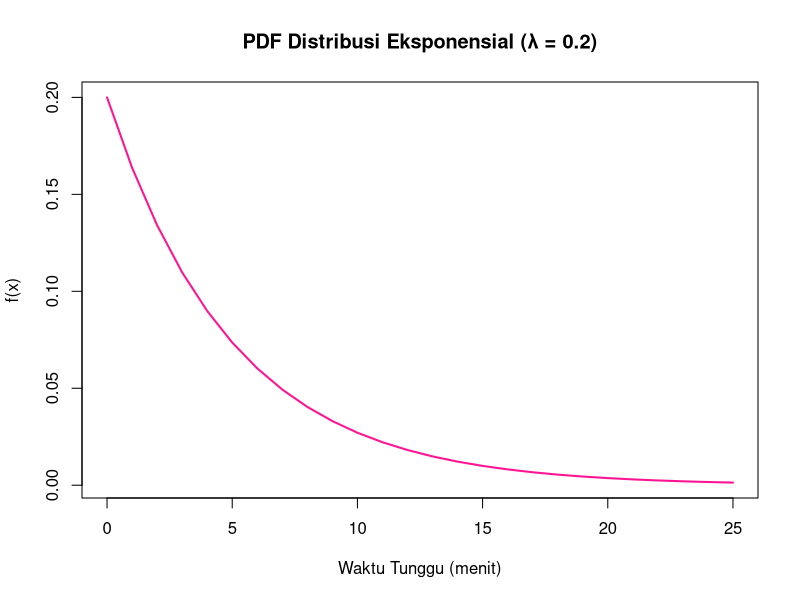
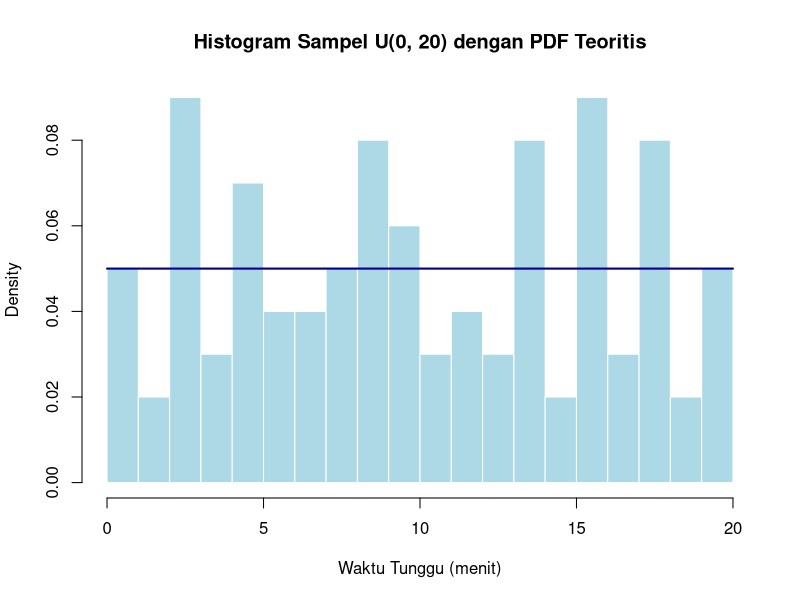
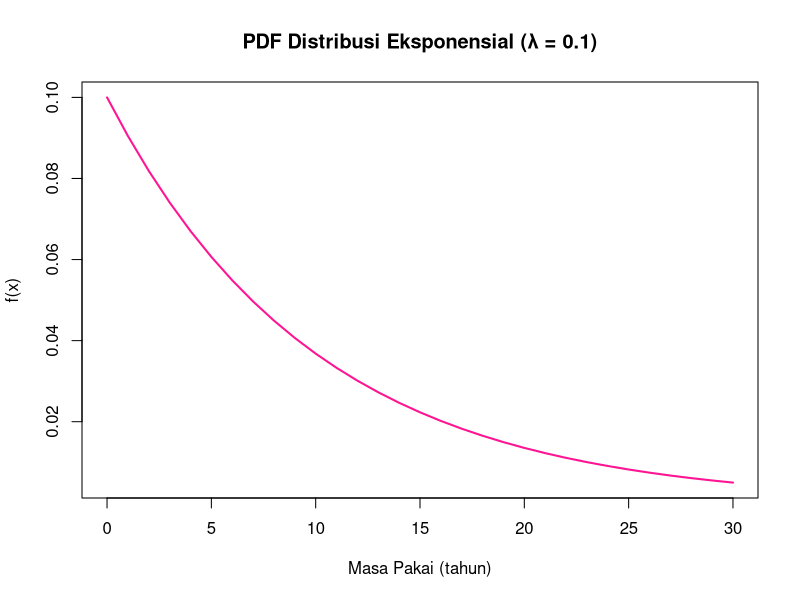
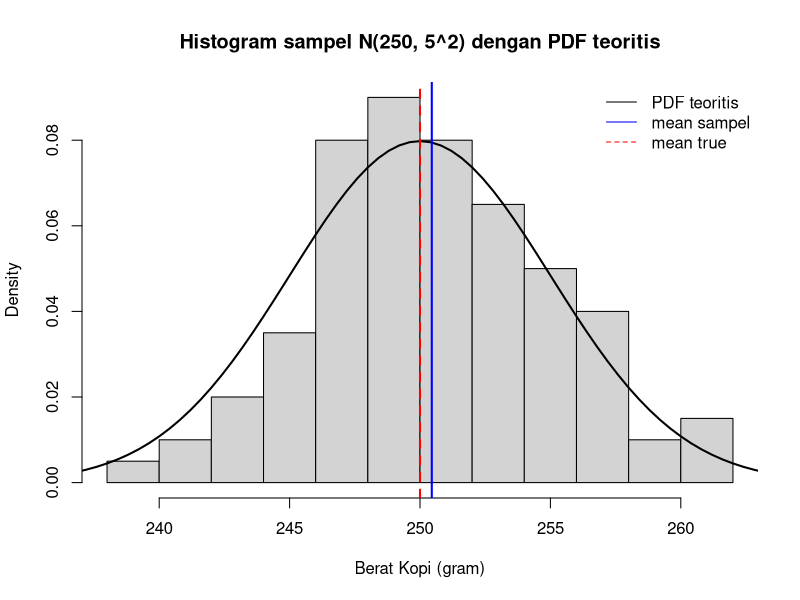

Here is the R script that generated these plots, in order:
# 1. Rata-rata waktu tunggu mu = 5 menit. Berapa peluang P(X > 5)?

#Diketahui:
mu <- 5
lambda <- 1/mu

#Eksponensial dengan lambda = 0.2 
pexp(5, rate = lambda, lower.tail = FALSE)

# Plot Grafik PDF Distribusi Eksponensial
x_dexp <- seq(0, 25, by=1)
y_dexp <- dexp(x_dexp, rate = lambda)

plot(x_dexp, y_dexp, type = "l", col = "deeppink", lwd = 2,
     main = "PDF Distribusi Eksponensial (λ = 0.2)",
     xlab = "Waktu Tunggu (menit)", ylab = "f(x)")

#2. Kereta komuter tiba di stasiun secara acak antara pukul 07.00 hingga 07.20 (interval 20 menit). 
#   Berapakah ragam (varians) waktu tunggu penumpang?

# Uniform dengan interval [0, 20]
# Diketahui:
a <- 0
b <- 20  

# Varians Teoritis (Jawaban Soal Sebenarnya)
varians <- ((b - a)^2) / 12
varians

# Simulasi Sampel
set.seed(123)
n <- 100
x <- runif(n, min = a, max = b)

# Plot: histogram sampel + overlay PDF teoritis
hist(x, breaks = 15, probability = TRUE,
     main = "Histogram Sampel U(0, 20) dengan PDF Teoritis",
     xlab = "Waktu Tunggu (menit)", col = "lightblue", border = "white")
curve(dunif(x, min = a, max = b), from = a, to = b, add = TRUE, col = "darkblue", lwd = 2)

# 3. Masa pakai sensor suhu memiliki rata-rata mu = 10 tahun. 
#    Berapa peluang sensor tersebut rusak sebelum mencapai usia 5 tahun?

#Diketahui:
mu <- 10
lambda <- 1/mu

#Eksponensial dengan lambda = 0.1  
pexp(5, rate = lambda, lower.tail = TRUE)  

# Plot Grafik PDF
x_dexp <- seq(0, 30, by=1)
y_dexp <- dexp(x_dexp, rate = lambda)

plot(x_dexp, y_dexp, type = "l", col = "deeppink", lwd = 2,
     main = "PDF Distribusi Eksponensial (λ = 0.1)",
     xlab = "Masa Pakai (tahun)", ylab = "f(x)")

# 4. Berat bersih kemasan kopi menyebar normal dengan mu = 250 gram dan sigma = 5 gram. 
#    Kemasan dianggap underweight jika beratnya kurang dari 240 gram. 
#    Berapa proporsi produk yang tergolong underweight?

#Distribusi Normal
# Diketahui:
mu <- 250
sigma <- 5

# Peluang Teoritis Underweight P(X < 240)
pnorm(240, mean = mu, sd = sigma)

# Generate sampel
set.seed(123) 
n <- 100
x <- rnorm(n, mean = mu, sd = sigma)

# Plot: histogram + overlay PDF teoritis
hist(x, breaks = 15, probability = TRUE,
     main = "Histogram sampel N(250, 5^2) dengan PDF teoritis",
     xlab = "Berat Kopi (gram)")

curve(dnorm(x, mean = mu, sd = sigma), from = mu - 4*sigma, to = mu + 4*sigma, add = TRUE, lwd = 2)
abline(v = mean(x), col = "blue", lwd = 2)     # Mean sampel
abline(v = mu, col = "red", lwd = 2, lty = 2)   # Mean sebenarnya

legend("topright", legend = c("PDF teoritis", "mean sampel", "mean true"),
       lty = c(1, 1, 2), col = c("black", "blue", "red"), bty = "n")
